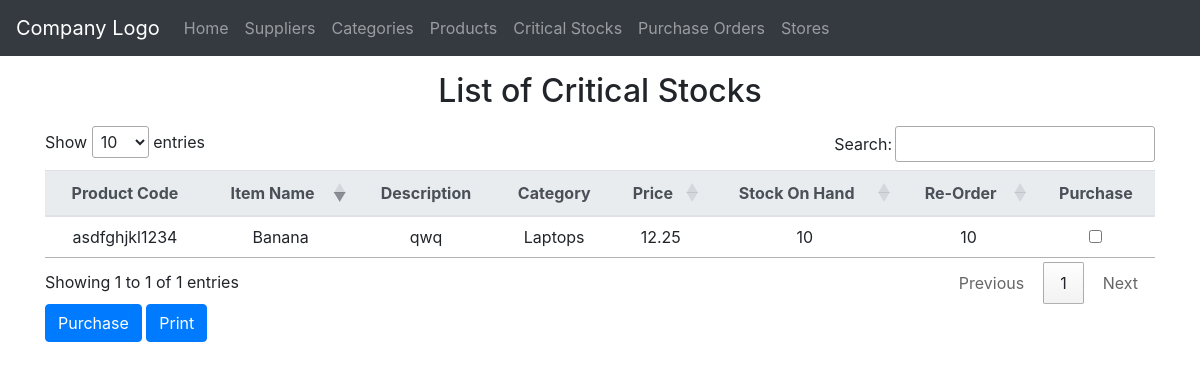
The app's page /critical_stocks/index.php with its own data.
### tables this page shows
CREATE TABLE `products` (
  `ProductCode` varchar(13) NOT NULL,
  `ItemName` varchar(255) NOT NULL,
  `Description` varchar(255) DEFAULT NULL,
  `Dimensions` varchar(255) DEFAULT NULL,
  `CategoryId` int(11) DEFAULT NULL,
  `SellingPrice` float NOT NULL,
  `Stocks` int(11) NOT NULL,
  `Re-Order` int(11) NOT NULL
);

CREATE TABLE `categories` (
  `Id` int(11) NOT NULL,
  `CategoryName` varchar(255) NOT NULL,
  `Description` varchar(255) DEFAULT NULL
);

### private/functions.php (called while the page is built, shortened)
<?php
function url_for($script_path) {
  if($script_path[0] != '/') {
    $script_path = "/" . $script_path;
  }
  return WWW_ROOT . $script_path;
}
function h($string="") {
  return htmlspecialchars($string);
}
?>

### private/query_functions.php (called while the page is built, shortened)
<?php
  function find_category_by_id($id, $options=[]) {
    global $db;
    $sql = "SELECT * FROM categories ";
    $sql .= "WHERE Id='" . db_escape($db, $id) . "' ";
    $result = mysqli_query($db, $sql);
    $category = mysqli_fetch_assoc($result);
    return $category;
  }
  function find_all_critical($options=[]) {
    global $db;
    $sql = "SELECT * FROM products WHERE `Stocks` <= `Re-Order` ORDER BY Stocks DESC";
    $result = mysqli_query($db, $sql);
    return $result;
  }
?>

### private/db_functions.php (called while the page is built, shortened)
<?php
  function db_escape($connection, $string) {
    return mysqli_real_escape_string($connection, $string);
  }
?>

### public/critical_stocks/index.php (the view, shortened to what this page needs)
<?php
$critical_list = find_all_critical();
?>
<?php include('../../private/shared/public_header.php');?>
<?php include('../../private/shared/public_navigation.php');?>
  	<div class="container">
      	<h2 class="my-3 text-center" id="title">List of Critical Stocks</h2>
    <form method="get"  action="<?php echo url_for('purchase_orders/new.php')?>" -->
    <table class="mx-auto table table-sm table-hover table-responsive-lg" id="printTable">
    	<thead class="thead-light">
    		<tr>
    			<th>Product Code</th>
    			<th>Item Name</th>
                <th>Description</th>
	    		<th>Category</th>
                <th>Price</th>
	    		<th>Stock On Hand</th>
	    		<th>Re-Order</th>
                <th class="notPrintable">Purchase</th>
    		</tr>
    	</thead>
    	<tbody>
             <?php if (mysqli_num_rows($critical_list)>0){
                while($critical = mysqli_fetch_assoc($critical_list)) {
                     $category=find_category_by_id($critical['CategoryId']);
                 ?>
            <tr>
                <td><?php echo h($critical['ProductCode']); ?></td>
                <td><?php echo h($critical['ItemName']); ?></td>
                <td><?php echo h($critical['Description']); ?></td>
                <td><?php echo h($category['CategoryName']); ?></td>
                <td><?php echo h($critical['SellingPrice']); ?></td>
                <td><?php echo h($critical['Stocks']); ?></td>
                <td><?php echo h($critical['Re-Order']); ?></td>
                <td class="notPrintable">
                <input type="checkbox" name="ProductCode[]" value="<?php  echo $critical['ProductCode'];?>">
                </td>
            </tr>
            <?php }}else{ ?>
                <tr><td colspan="7" align="center">No Records Found</td></tr>
            <?php }?>
    	</tbody>
    </table>
    <input type="submit" class="btn btn-primary" value="Purchase">
    <button id="printBtn" class="btn btn-primary">Print</button>
    </form>
</body>
<?php include('../../private/shared/public_footer.php');?>
</html>

### public/resources/css/suppliers.css (style rules this page uses)
.btn { box-shadow: none !important; }

### public/critical_stocks/index.php (style rules this page uses)
tr,td,th { text-align: center !important; }

### records on screen
products: ProductCode "asdfghjkl1234", ItemName "Banana", Description "qwq", CategoryId.CategoryName "Laptops", SellingPrice "12.25", Stocks "10", value "10"
